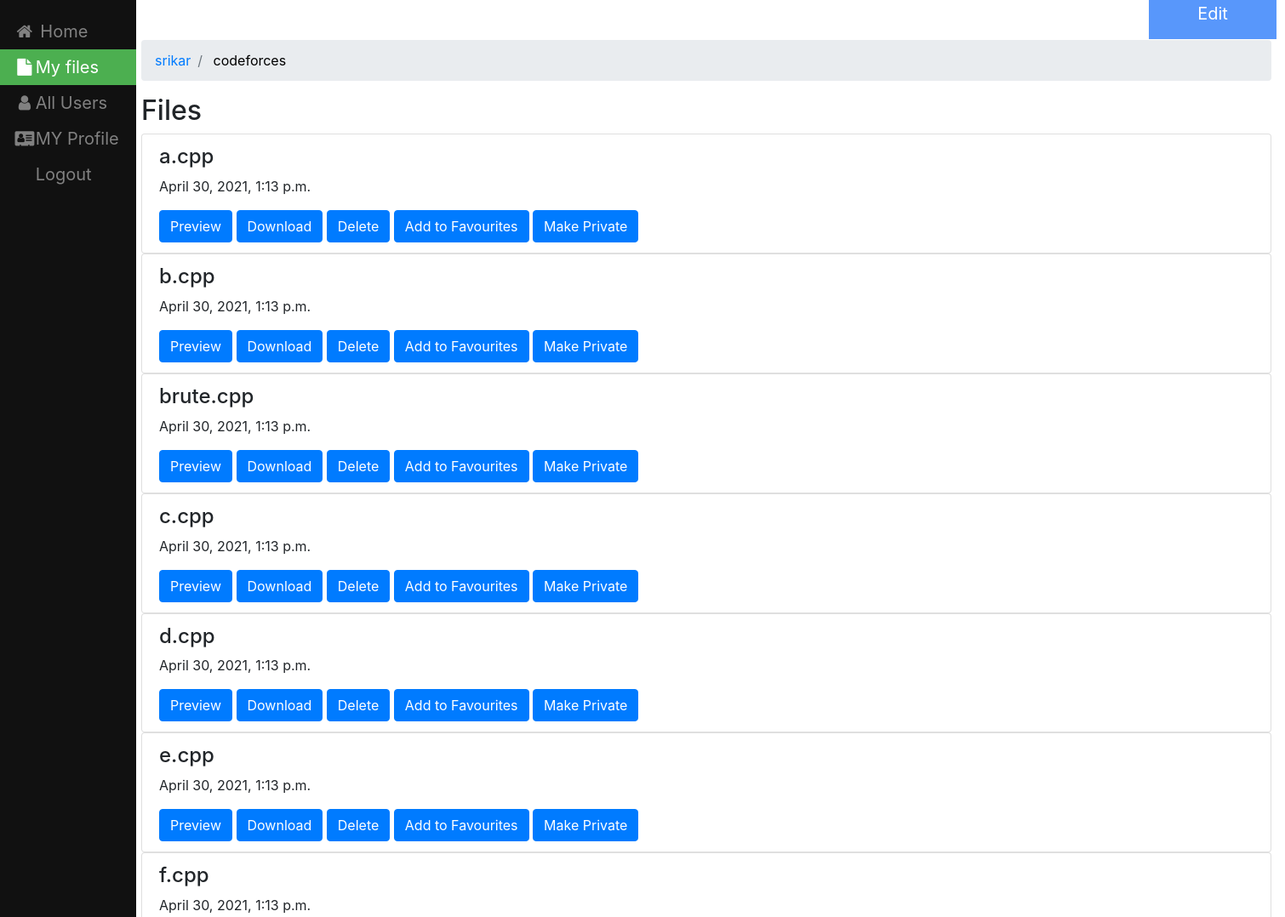
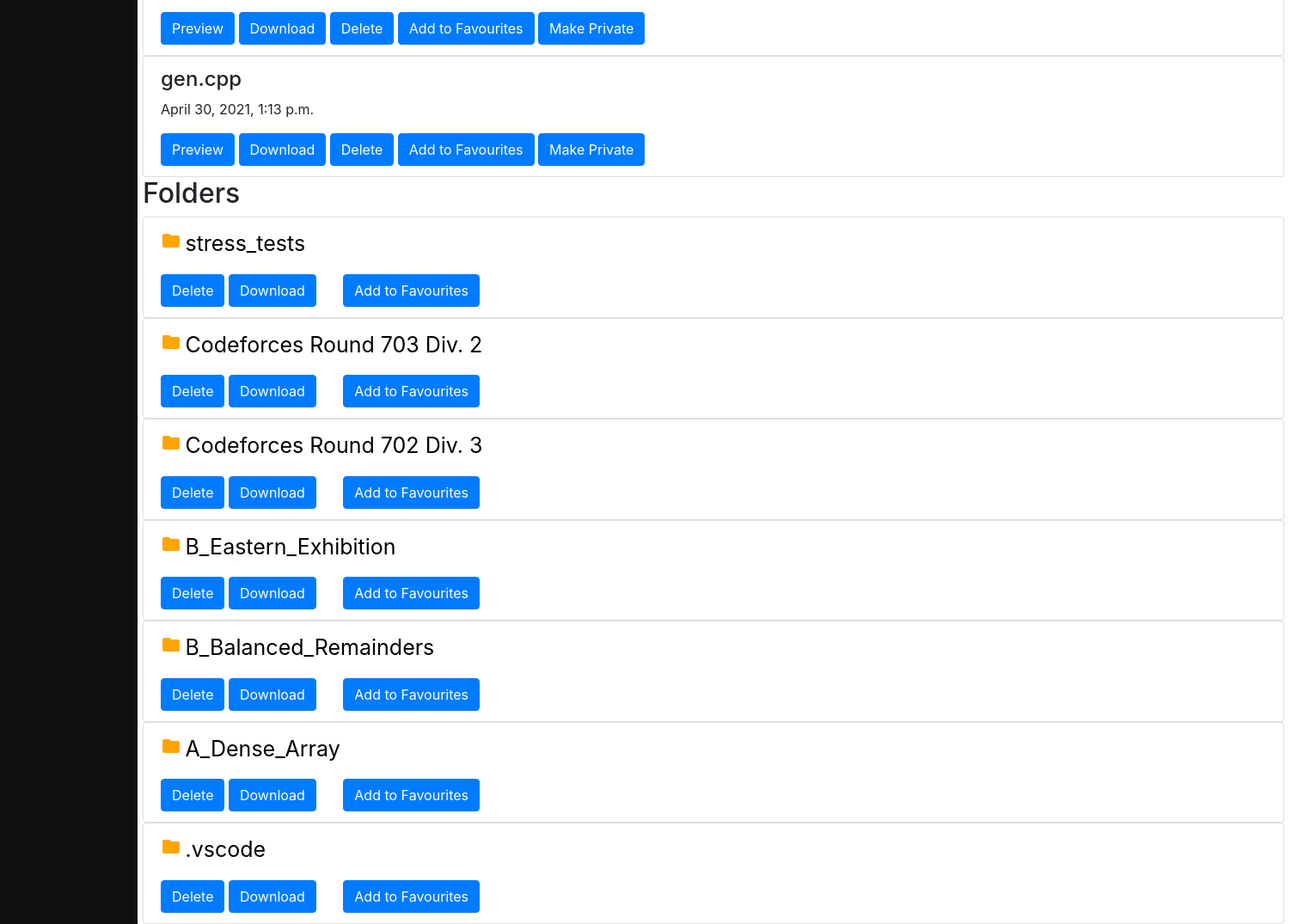
Screenshot of /folder/3/ (signed in) with the database file from the repository (2 pictures, top to bottom).
### filesharing/models.py (models this page shows, shortened)
class Folder(models.Model):
    name=models.CharField(max_length=100,null=True,blank=True)
    user=models.ForeignKey(User,on_delete=models.CASCADE, default=None)
    linkedfolder=models.ForeignKey("self",null=True,on_delete=models.CASCADE,blank=True)
    def __str__(self):
        return  self.name

class File(models.Model):
    name = models.CharField(max_length=100,null=True,blank=True)
    file=models.FileField(upload_to=user_directory_path);
    created_on = models.DateTimeField(auto_now_add=True)
    user = models.ForeignKey(User,on_delete=models.CASCADE, default=None)
    folder=models.ForeignKey(Folder,null=True,on_delete=models.CASCADE,blank=True)
    isprivate = models.BooleanField(default=False)
    def __str__(self):
        return self.name

### filesharing/views.py (the view)
# urls.py: path('folder/<int:folder_id>/', views.user_details, name='user-linked-files'),
def user_details(request,folder_id):
    f = fav.objects.filter(user=request.user)
    files = f
    fi = set(())
    fold = set(())
    for i in range(len(files)):
        if files[i].sfile:
            fi.add(files[i].sfile.id)
        elif files[i].sfolder:
            fold.add(files[i].sfolder.id)
    folder = get_object_or_404(Folder,pk=folder_id)
    files = folder.file_set.all()
    folders = folder.folder_set.all()
    print(files,folders)
    favfiles=[]
    notfavfiles=[]
    favfolders=[]
    notfavfolders=[]
    for i in range(len(files)):
        if files[i].id in fi :
            favfiles.append(files[i])
        else:
             notfavfiles.append(files[i])
    for i in range(len(folders)):
        if folders[i].id in fold :
            favfolders.append(folders[i])
        else:
             notfavfolders.append(folders[i])
    temp = folder
    parent_list = []
    parent_list.append(temp)
    while temp.linkedfolder:
        parent = temp.linkedfolder
        parent_list.append(parent)
        temp = parent
    active_folder = parent_list[0]
    parent_list.reverse()
    print(notfavfiles,favfiles)
    context={'folder':folder,'folders':favfolders,'notfavfolders':notfavfolders,'files':favfiles,'notfav':notfavfiles,'folder_id':folder_id,'parent_list':parent_list,'active_folder':active_folder}
    return render(request,'filesharing/user_linkedfiles.html',context)

### templates/filesharing/user_linkedfiles.html (shortened to what this page needs)
{% load static %}
<!DOCTYPE html>
<html lang="en" dir="ltr">
  <head>
    <link rel="stylesheet" type="text/css" href="{%  static "css/styles.css" %}"/>
    <link rel="stylesheet" href="https://cdnjs.cloudflare.com/ajax/libs/font-awesome/4.7.0/css/font-awesome.min.css">
    <link rel="stylesheet" href="https://maxcdn.bootstrapcdn.com/bootstrap/4.0.0/css/bootstrap.min.css">
  </head>
</head>
  <body>
<div class="sidebar">
  <a href="{% url 'filesharing:home1' %}"><i class="fa fa-fw fa-home"></i> Home</a>
  <a  class="active" href="{% url 'filesharing:My_Files' %}"><i class="fa fa-fw fa-file"></i>My files</a>
  <a  href="{% url 'filesharing:allusers' %}"><i class="fa fa-fw fa-user"></i>All Users</a>
  <a href="{% url 'createdprofile' %}"><i class="fa fa-fw fa-address-card"></i>MY Profile</a>
  <a href="{% url 'logout' %}">Logout</a>
</div>
<div class="dropdown">
  <button class="dropbtn">Edit </button>
</div>
<div class="content">
 <ol class="breadcrumb">
  <li class="breadcrumb-item"> <a href="{% url 'filesharing:My_Files' %}"> {{ user.username }} </a> </li>
  {% for parent in parent_list %}
    {% if parent is not active_folder %}
      <li class="breadcrumb-item"> <a href="{% url 'filesharing:user-linked-files' parent.id %}"> {{ parent }}</a> </li>
    {% else %}
    <li class="breadcrumb-item active" aria-current="page"><a href="{% url 'filesharing:user-linked-files' parent.id %}" style="color:black"> {{ parent }}</a></li>
    {% endif %}
  {% endfor %}
</ol>
  {%  if notfav or files  %}
  <h2> Files</h2>
  {% endif %}
{% for file in notfav %}
        <div class="list-group">
             <div class="list-group-item">
                 <h4 class="list-group-item-text">{{ file.name}}</h4>
                  <p class="list-group-item-text">{{ file.created_on}}</p>
                <td> <a class="list-group-item-text" href="{{ file.file.url }}" target="_blank"><button type="button" class="btn btn-primary">Preview</button> </a> </td>
                 <a class="list-group-item-text" href="{{ file.file.url }}" target="_blank" download><button type="button" class="btn btn-primary">Download</button></a>
               <a class="list-group-item-text" href="{% url 'filesharing:delete' file.pk %}" ><button type="button" class="btn btn-primary">Delete</button></a>
                 <a class="list-group-item-text" href="{% url 'filesharing:starredfile' file.pk  %}" ><button type="button" class="btn btn-primary">Add to Favourites</button></a>
                 {% if file.isprivate %}
                    <a class="list-group-item-text" href="{% url 'filesharing:makepublic' file.pk %}" ><button type="button" class="btn btn-primary">Make Public</button></a>
                 {% else %}
                     <a class="list-group-item-text" href="{% url 'filesharing:makeprivate' file.pk %}" ><button type="button" class="btn btn-primary">Make Private</button></a>
                  {% endif %}
             </div>
        </div>
 {% endfor %}
<div class="list-group">
 {% if folders or notfavfolders %}
 <h2> Folders</h2>
{% endif %}
{% for f in notfavfolders %}
        <div class="list-group">
             <div class="list-group-item">
                   <i class="material-icons"  style="color: orange" >
                 </i>
 <a style="font-size:25px;color:black"  href="{% url 'filesharing:user-linked-files' f.id %}" > {{ f }} </a> <br>
                 <p>  </p>                   <a  href="{% url 'filesharing:folder-delete' f.id %}" ><button type="button" class="btn btn-primary">Delete</button></a>
                       <a class="list-group-item-text" href="{% url 'filesharing:download_folder' f.id %}" target="_blank" download><button type="button" class="btn btn-primary">Download</button></a>&nbsp;&nbsp;&nbsp;&nbsp;&nbsp;&nbsp;
                 <a class="list-group-item-text" href="{% url 'filesharing:starredfolder' f.id %}" ><button type="button" class="btn btn-primary"> Add to  Favourites</button></a>
          </div>
        </div>
 {% endfor %}
 </div>
</div>
  </body>
</html>

### static/css/styles.css (style rules this page uses)
.sidebar { height: 100%; width: 160px; position: fixed; z-index: 1; top: 0; left: 0; background-color: #111; overflow-x: hidden; padding-top: 16px; }
.sidebar a { padding: 6px 8px 6px 16px; text-decoration: none; font-size: 20px; color: #818181; display: block; }
.sidebar a.active { background-color: #4CAF50; color: white; }
div.content { margin-left: 150px; padding: 1px 16px; height: 2000px; }

### templates/filesharing/user_linkedfiles.html (style rules this page uses)
.dropbtn { margin-left: 1350px; background-color: #5897fb ; color: white; width: 150px; padding-bottom: 15px; font-size: 20px; text-align:center; border: none; }
.dropdown { position: relative; display: inline-block; }

### rows the page displays
Folder: name "codeforces"
File: name "a.cpp", created_on "April 30, 2021, 1:13 p.m.", isprivate "Make Private"
File: name "b.cpp", created_on "April 30, 2021, 1:13 p.m.", isprivate "Make Private"
File: name "brute.cpp", created_on "April 30, 2021, 1:13 p.m.", isprivate "Make Private"
File: name "c.cpp", created_on "April 30, 2021, 1:13 p.m.", isprivate "Make Private"
File: name "d.cpp", created_on "April 30, 2021, 1:13 p.m.", isprivate "Make Private"
File: name "e.cpp", created_on "April 30, 2021, 1:13 p.m.", isprivate "Make Private"
File: name "f.cpp", created_on "April 30, 2021, 1:13 p.m.", isprivate "Make Private"
File: name "gen.cpp", created_on "April 30, 2021, 1:13 p.m.", isprivate "Make Private"
Folder: name "stress_tests"
Folder: name "Codeforces Round 703 Div. 2"
Folder: name "Codeforces Round 702 Div. 3"
Folder: name "B_Eastern_Exhibition"
Folder: name "B_Balanced_Remainders"
Folder: name "A_Dense_Array"
Folder: name ".vscode"

### other values shown
{{ user.username }} "srikar"
